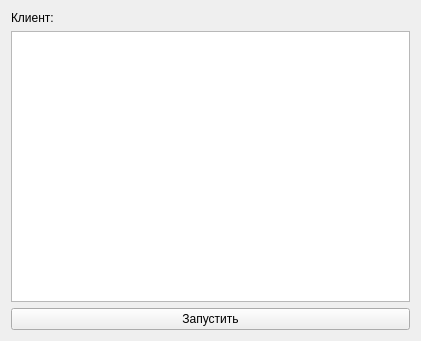
<?xml version="1.0" encoding="UTF-8"?>
<ui version="4.0">
 <class>clients</class>
 <widget class="QWidget" name="client">
  <property name="geometry">
   <rect>
    <x>0</x>
    <y>0</y>
    <width>421</width>
    <height>341</height>
   </rect>
  </property>
  <property name="windowTitle">
   <string>Form</string>
  </property>
  <layout class="QVBoxLayout" name="verticalLayout">
   <item>
    <widget class="QLabel" name="label">
     <property name="text">
      <string>Клиент:</string>
     </property>
    </widget>
   </item>
   <item>
    <widget class="QListView" name="list_clients"/>
   </item>
   <item>
    <widget class="QPushButton" name="pushButton">
     <property name="text">
      <string>Запустить</string>
     </property>
    </widget>
   </item>
  </layout>
 </widget>
 <resources/>
 <connections/>
</ui>
